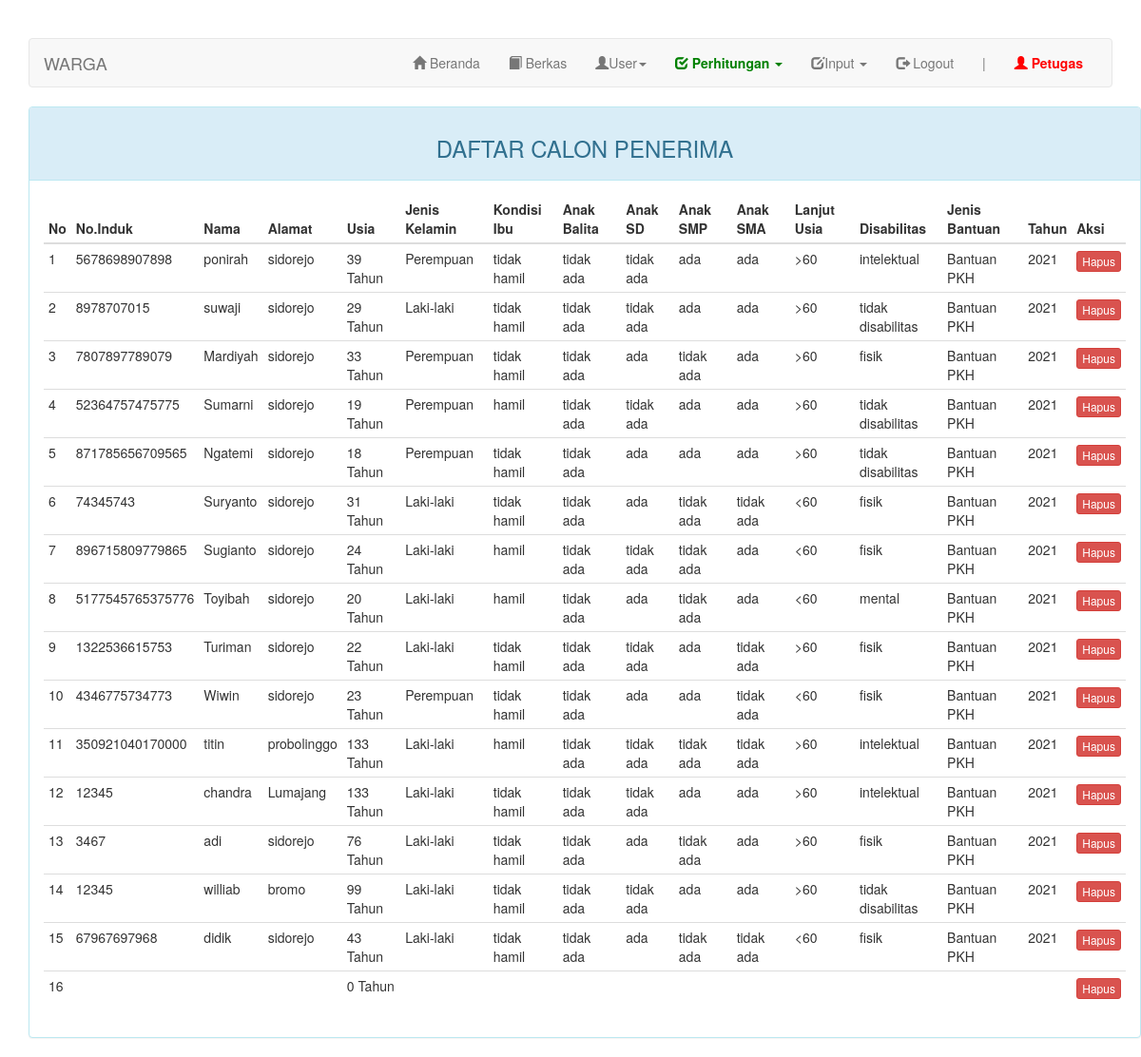
Page /index.php?page=warga (signed in) on the committed database.
### tables this page shows
CREATE TABLE `warga` (
  `nomor` int(11) NOT NULL,
  `nik` bigint(21) DEFAULT NULL,
  `username` varchar(30) NOT NULL,
  `kd_jenis_bantuan` int(11) DEFAULT NULL,
  `nama` varchar(30) DEFAULT NULL,
  `alamat` varchar(100) DEFAULT NULL,
  `tanggal_lahir` date DEFAULT NULL,
  `jenis_kelamin` enum('Laki-laki','Perempuan') DEFAULT NULL,
  `kondisi_ibu` enum('hamil','menyusui','tidak hamil') DEFAULT NULL,
  `anak_balita` enum('ada','tidak ada') DEFAULT NULL,
  `anak_sd` enum('ada','tidak ada') DEFAULT NULL,
  `anak_smp` enum('ada','tidak ada') DEFAULT NULL,
  `anak_sma` enum('ada','tidak ada') DEFAULT NULL,
  `lanjut_usia` enum('<60','>60') DEFAULT NULL,
  `disabilitas` enum('tidak disabilitas','intelektual','mental','fisik') DEFAULT NULL,
  `tahun_mengajukan` char(4) DEFAULT NULL
);

CREATE TABLE `jenis_bantuan` (
  `kd_jenis_bantuan` int(11) NOT NULL,
  `nama` varchar(50) DEFAULT NULL
);

### page/warga.php (the view, shortened to what this page needs)
    <div class="container">
        <div class="row">
	    <div class="panel panel-info">
	        <div class="panel-heading"><h3 class="text-center">DAFTAR CALON PENERIMA</h3></div>
	        <div class="panel-body">
	            <table class="table table-condensed">
	                <thead>
	                    <tr>
	                        <th>No</th>
	                        <th>No.Induk</th>
	                        <th>Nama</th>
	                        <th>Alamat</th>
	                        <th>Usia</th>
	                        <th>Jenis Kelamin</th>
	                        <th>Kondisi Ibu</th>
							<th>Anak Balita</th>
							<th>Anak SD</th>
							<th>Anak SMP</th>
							<th>Anak SMA</th>
	                        <th>Lanjut Usia</th>
	                        <th>Disabilitas</th>
	                        <th>Jenis Bantuan</th>
	                        <th>Tahun</th>
	                        <th>Aksi</th>
	                    </tr>
	                </thead>
	                <tbody>
	                    <?php $no = 1; ?>
	                    <?php if ($query = $connection->query("SELECT k.*, d.nama AS nama_jenis_bantuan FROM warga k LEFT JOIN jenis_bantuan d ON k.kd_jenis_bantuan = d.kd_jenis_bantuan")): ?>
	                        <?php while($row = $query->fetch_assoc()):
	                        	$dateOfBirth = $row['tanggal_lahir'];
	                        	$dob = new DateTime($dateOfBirth);
	                        	$now = new DateTime();
	                        	$diff = $now->diff($dob);
	                        ?>
	                        <tr>
	                            <td><?=$no++?></td>
	                            <td><?=$row['nik']?></td>
	                            <td><?=$row['nama']?></td>
	                            <td><?=$row['alamat']?></td>
	                            <td><?=$diff->y?> Tahun</td>
	                            <td><?=$row['jenis_kelamin']?></td>
	                            <td><?=$row['kondisi_ibu']?></td>
	                            <td><?=$row['anak_balita']?></td>
								<td><?=$row['anak_sd']?></td>
								<td><?=$row['anak_smp']?></td>
								<td><?=$row['anak_sma']?></td>
	                            <td><?=$row['lanjut_usia']?></td>
	                            <td><?=$row['disabilitas']?></td>
	                            <td><?=$row['nama_jenis_bantuan']?></td>
	                            <td><?=$row['tahun_mengajukan']?></td>
	                            <td>
	                                <div class="btn-group">
	                                    <a href="?page=warga&action=delete&key=<?=$row['nomor']?>" class="btn btn-danger btn-xs">Hapus</a>
	                                </div>
	                            </td>
	                        </tr>
	                        <?php endwhile ?>
	                    <?php endif ?>
	                </tbody>
	            </table>
	        </div>
	    </div>
	</div>
</div>

### index.php (style rules this page uses)
body { margin-top: 40px; }

### rows in the picture
warga: nik "5678698907898", nama "ponirah", alamat "sidorejo", tanggal_lahir "39", jenis_kelamin "Perempuan", kondisi_ibu "tidak hamil", anak_balita "tidak ada", anak_sd "tidak ada", anak_smp "ada", anak_sma "ada", lanjut_usia ">60", disabilitas "intelektual", kd_jenis_bantuan.nama "Bantuan PKH", tahun_mengajukan "2021"
warga: nik "8978707015", nama "suwaji", alamat "sidorejo", tanggal_lahir "29", jenis_kelamin "Laki-laki", kondisi_ibu "tidak hamil", anak_balita "tidak ada", anak_sd "tidak ada", anak_smp "ada", anak_sma "ada", lanjut_usia ">60", disabilitas "tidak disabilitas", kd_jenis_bantuan.nama "Bantuan PKH", tahun_mengajukan "2021"
warga: nik "7807897789079", nama "Mardiyah", alamat "sidorejo", tanggal_lahir "33", jenis_kelamin "Perempuan", kondisi_ibu "tidak hamil", anak_balita "tidak ada", anak_sd "ada", anak_smp "tidak ada", anak_sma "ada", lanjut_usia ">60", disabilitas "fisik", kd_jenis_bantuan.nama "Bantuan PKH", tahun_mengajukan "2021"
warga: nik "52364757475775", nama "Sumarni", alamat "sidorejo", tanggal_lahir "19", jenis_kelamin "Perempuan", kondisi_ibu "hamil", anak_balita "tidak ada", anak_sd "tidak ada", anak_smp "ada", anak_sma "ada", lanjut_usia ">60", disabilitas "tidak disabilitas", kd_jenis_bantuan.nama "Bantuan PKH", tahun_mengajukan "2021"
warga: nik "871785656709565", nama "Ngatemi", alamat "sidorejo", tanggal_lahir "18", jenis_kelamin "Perempuan", kondisi_ibu "tidak hamil", anak_balita "tidak ada", anak_sd "ada", anak_smp "ada", anak_sma "ada", lanjut_usia ">60", disabilitas "tidak disabilitas", kd_jenis_bantuan.nama "Bantuan PKH", tahun_mengajukan "2021"
warga: nik "74345743", nama "Suryanto", alamat "sidorejo", tanggal_lahir "31", jenis_kelamin "Laki-laki", kondisi_ibu "tidak hamil", anak_balita "tidak ada", anak_sd "ada", anak_smp "tidak ada", anak_sma "tidak ada", lanjut_usia "<60", disabilitas "fisik", kd_jenis_bantuan.nama "Bantuan PKH", tahun_mengajukan "2021"
warga: nik "896715809779865", nama "Sugianto", alamat "sidorejo", tanggal_lahir "24", jenis_kelamin "Laki-laki", kondisi_ibu "hamil", anak_balita "tidak ada", anak_sd "tidak ada", anak_smp "tidak ada", anak_sma "ada", lanjut_usia "<60", disabilitas "fisik", kd_jenis_bantuan.nama "Bantuan PKH", tahun_mengajukan "2021"
warga: nik "5177545765375776", nama "Toyibah", alamat "sidorejo", tanggal_lahir "20", jenis_kelamin "Laki-laki", kondisi_ibu "hamil", anak_balita "tidak ada", anak_sd "ada", anak_smp "tidak ada", anak_sma "ada", lanjut_usia "<60", disabilitas "mental", kd_jenis_bantuan.nama "Bantuan PKH", tahun_mengajukan "2021"
warga: nik "1322536615753", nama "Turiman", alamat "sidorejo", tanggal_lahir "22", jenis_kelamin "Laki-laki", kondisi_ibu "tidak hamil", anak_balita "tidak ada", anak_sd "tidak ada", anak_smp "ada", anak_sma "tidak ada", lanjut_usia ">60", disabilitas "fisik", kd_jenis_bantuan.nama "Bantuan PKH", tahun_mengajukan "2021"
warga: nik "4346775734773", nama "Wiwin", alamat "sidorejo", tanggal_lahir "23", jenis_kelamin "Perempuan", kondisi_ibu "tidak hamil", anak_balita "tidak ada", anak_sd "ada", anak_smp "ada", anak_sma "tidak ada", lanjut_usia "<60", disabilitas "fisik", kd_jenis_bantuan.nama "Bantuan PKH", tahun_mengajukan "2021"
warga: nik "350921040170000", nama "titin", alamat "probolinggo", tanggal_lahir "133", jenis_kelamin "Laki-laki", kondisi_ibu "hamil", anak_balita "tidak ada", anak_sd "tidak ada", anak_smp "tidak ada", anak_sma "tidak ada", lanjut_usia ">60", disabilitas "intelektual", kd_jenis_bantuan.nama "Bantuan PKH", tahun_mengajukan "2021"
warga: nik "12345", nama "chandra", alamat "Lumajang", tanggal_lahir "133", jenis_kelamin "Laki-laki", kondisi_ibu "tidak hamil", anak_balita "tidak ada", anak_sd "tidak ada", anak_smp "ada", anak_sma "ada", lanjut_usia ">60", disabilitas "intelektual", kd_jenis_bantuan.nama "Bantuan PKH", tahun_mengajukan "2021"
warga: nik "3467", nama "adi", alamat "sidorejo", tanggal_lahir "76", jenis_kelamin "Laki-laki", kondisi_ibu "tidak hamil", anak_balita "tidak ada", anak_sd "ada", anak_smp "tidak ada", anak_sma "ada", lanjut_usia ">60", disabilitas "fisik", kd_jenis_bantuan.nama "Bantuan PKH", tahun_mengajukan "2021"
warga: nik "12345", nama "williab", alamat "bromo", tanggal_lahir "99", jenis_kelamin "Laki-laki", kondisi_ibu "tidak hamil", anak_balita "tidak ada", anak_sd "tidak ada", anak_smp "ada", anak_sma "ada", lanjut_usia ">60", disabilitas "tidak disabilitas", kd_jenis_bantuan.nama "Bantuan PKH", tahun_mengajukan "2021"
warga: nik "67967697968", nama "didik", alamat "sidorejo", tanggal_lahir "43", jenis_kelamin "Laki-laki", kondisi_ibu "tidak hamil", anak_balita "tidak ada", anak_sd "ada", anak_smp "tidak ada", anak_sma "tidak ada", lanjut_usia "<60", disabilitas "fisik", kd_jenis_bantuan.nama "Bantuan PKH", tahun_mengajukan "2021"

### other values in the picture
$str "WARGA"
$_SESSION["username"] "Petugas"
